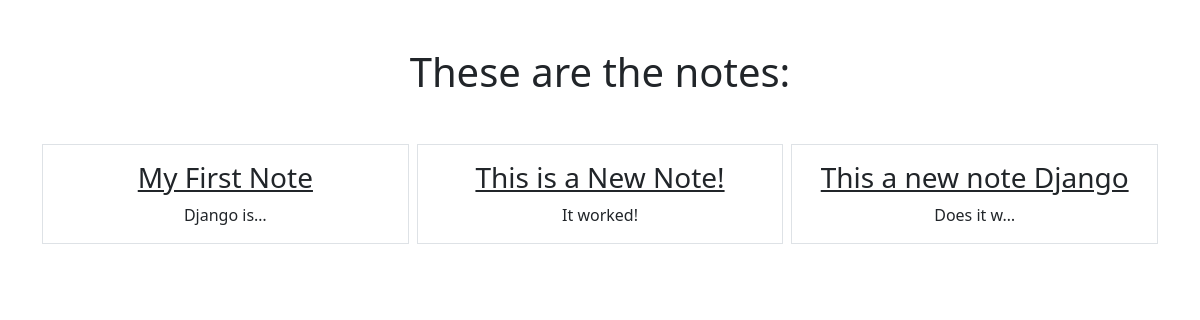
The page /smart/ (signed in) on the database its author committed.
### notes/models.py (models this page shows)
class Notes(models.Model):
      title = models.CharField(max_length=200)
      text = models.TextField()
      created = models.DateTimeField(auto_now_add=True)
      user = models.ForeignKey(User, on_delete=models.CASCADE, related_name="notes")

### notes/views.py (the view)
# urls.py: path('', views.NotesListView.as_view(), name="notes.list"),
class NotesListView(LoginRequiredMixin, ListView):
      model = Notes
      context_object_name = "notes"
      template_name = "notes/notes_list.html"
      login_url = "/admin"
      def get_queryset(self):
          return self.request.user.notes.all()

### notes/templates/notes/notes_list.html
{% extends "base.html" %}
{% block content %}
   <h1 class="my-5">These are the notes:</h1>
   <div class="row row-cols3 g-2">
       {% for note in notes %}
       <div class="col">
           <div class="p-3 border">
                <a href="{% url 'notes.detail' pk=note.id %}" class="text-dark text-decoration-non"><h3>{{note.title}}</h3></a>
               {{note.text|truncatechars:10}}
           </div>
       </div>
       {% endfor %}
   </div>
{% endblock %}

### rows shown on the page
Notes: title "My First Note", text "Django is…"
Notes: title "This is a New Note!", text "It worked!"
Notes: title "This a new note Django", text "Does it w…"
